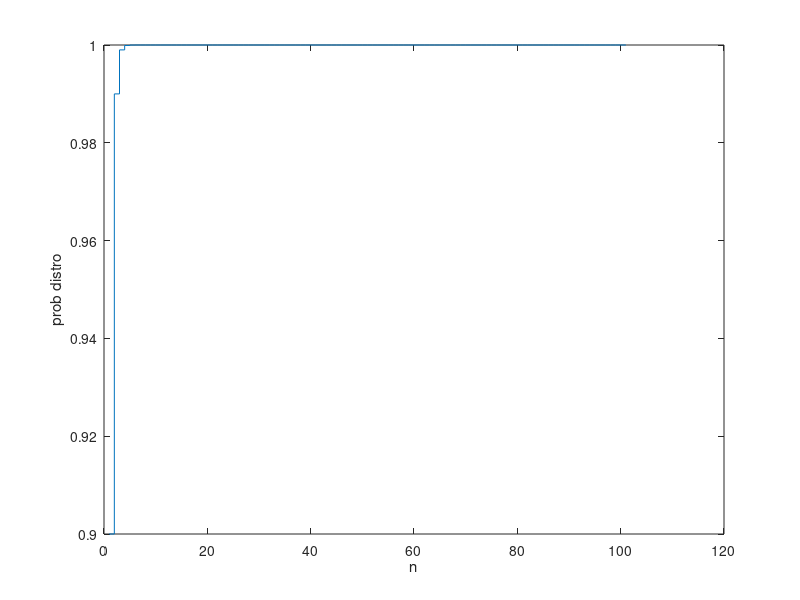

Write the MATLAB code that produced this figure.
cdf = zeros(1, 101); %creating the array cdf with zeroes

for i = 1:100
   % cdf(i) = cdf(i - 1) + 0.9*(0.1)^(i-2);
   for j= 1: i
        cdf(i) =cdf(i)+0.9*(0.1)^(j-1);  %summing the probablity fromn 1 to i
    end
end    
cdf(100) = cdf(99) + 0.1^(99); % isolated case for y=100
cdf(101)=cdf(100);


x = 1:101; %x axis 
stairs(x, cdf);  % plotting the graph

xlabel('n') 
ylabel('prob distro')